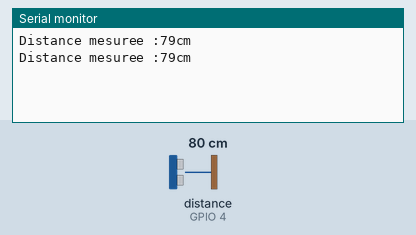
Simulated run of this sketch. Board: Seeed XIAO ESP32-C3. Parts: the last lines printed to the serial monitor. Wiring (inferred from the names in the program): ultrasonic range finder: trigger GPIO 2; echo GPIO 4. Inputs (shaded band) come from the test bench; at power-on: distance to the obstacle (sensor on GPIO 4) 80 cm. The echo pulse lasts 58.3 µs per cm.

Above: at 1.8 s.
1.9 s: distance to the obstacle (sensor on GPIO 4) set to 2 cm
At 2.8 s:
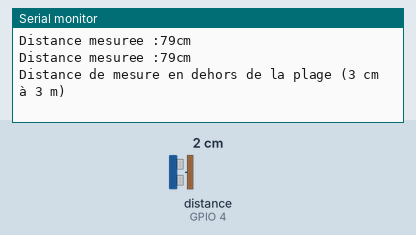
4.5 s: distance to the obstacle (sensor on GPIO 4) set to 9 cm
At 5.4 s:
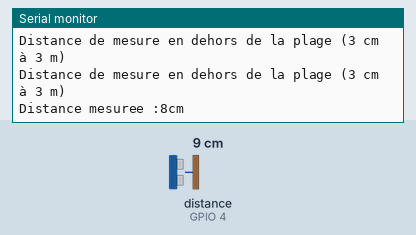

The sketch:

sensormovimiento.ino
```cpp
#define Broche_Echo_1 4 // Broche Echo du HC-SR04 sur D7 //
#define Broche_Trigger_1 2// Broche Trigger du HC-SR04 sur D8 //
#define Broche_Echo_2 8
#define Broche_Trigger_2 7
// Definition des variables
int MesureMaxi = 300; // Distance maxi a mesurer //
int MesureMini = 3; // Distance mini a mesurer //
long Duree;
long Distance;
void setup()
{
pinMode(Broche_Trigger_1, OUTPUT); // Broche Trigger en sortie //
pinMode(Broche_Echo_1, INPUT); // Broche Echo en entree //
Serial.begin (115200);
}
void loop() {
// Debut de la mesure avec un signal de 10 µS applique sur TRIG //
digitalWrite(Broche_Trigger_1, LOW); // On efface l'etat logique de TRIG //
delayMicroseconds(2);
digitalWrite(Broche_Trigger_1, HIGH); // On met la broche TRIG a "1" pendant 10µS //
delayMicroseconds(10);
digitalWrite(Broche_Trigger_1, LOW); // On remet la broche TRIG a "0" //
// On mesure combien de temps le niveau logique haut est actif sur ECHO //
Duree = pulseIn(Broche_Echo_1, HIGH);
// Calcul de la distance grace au temps mesure //
Distance = Duree*0.034/2; // *** voir explications apres l'exemple de code *** //
// Verification si valeur mesuree dans la plage //
if (Distance >= MesureMaxi || Distance <= MesureMini) {
// Si la distance est hors plage, on affiche un message d'erreur //
Serial.println("Distance de mesure en dehors de la plage (3 cm à 3 m)");
}
else {
// Affichage dans le moniteur serie de la distance mesuree //
Serial.print("Distance mesuree :");
Serial.print(Distance);
Serial.println("cm");
}
delay(1000);
}
```

Measured:
- after the input at 1.9 s, the serial monitor: prints a new line after 0.11 s (image 1)
- after the input at 4.5 s, the serial monitor: prints a new line after 0.51 s (image 2)
